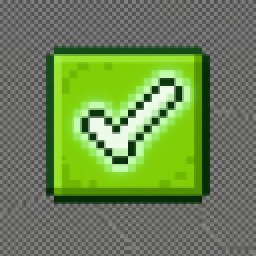
#> input picture assets/ui/feedback/chip-correct.png, 128 x 128 px (shown 2 times larger)
$ python remove_feedback_asset_backgrounds.py
#> lines starting #> are read from the running program, lines starting #| are printed output that depends on the picture
#> in main, image is the input picture: PIL image 128x128 RGBA; mean R, G, B, A 108.4, 132.6, 82.9, 255
#!/usr/bin/env python3
from __future__ import annotations

from collections import deque
from pathlib import Path

from PIL import Image


TARGET_DIR = Path(__file__).resolve().parents[1] / "assets" / "ui" / "feedback"


def is_bg_pixel(px: tuple[int, int, int, int]) -> bool:
    r, g, b, a = px
    if a == 0:
        return True
    brightness = (r + g + b) / 3
    spread = max(r, g, b) - min(r, g, b)
    is_light_bg = brightness >= 210 and spread <= 45
    is_gray_checker = 40 <= brightness <= 190 and spread <= 22
    return is_light_bg or is_gray_checker


def remove_edge_connected_background(image: Image.Image) -> tuple[Image.Image, int]:
    rgba = image.convert("RGBA")
    width, height = rgba.size
#> width = 128; height = 128
    pixels = rgba.load()
    visited = [[False] * height for _ in range(width)]
    queue: deque[tuple[int, int]] = deque()

    def try_seed(x: int, y: int) -> None:
        if visited[x][y]:
            return
        visited[x][y] = True
        if is_bg_pixel(pixels[x, y]):
            queue.append((x, y))

    for x in range(width):
        try_seed(x, 0)
        try_seed(x, height - 1)
    for y in range(height):
        try_seed(0, y)
        try_seed(width - 1, y)

    removed = 0
    while queue:
        x, y = queue.popleft()
        r, g, b, a = pixels[x, y]
        if a != 0:
            pixels[x, y] = (r, g, b, 0)
            removed += 1
        for nx, ny in ((x - 1, y), (x + 1, y), (x, y - 1), (x, y + 1)):
            if 0 <= nx < width and 0 <= ny < height and not visited[nx][ny]:
                visited[nx][ny] = True
                if is_bg_pixel(pixels[nx, ny]):
                    queue.append((nx, ny))

    return rgba, removed


def main() -> None:
    changed = 0
    for path in sorted(TARGET_DIR.glob("*.png")):
        image = Image.open(path)
        processed, removed = remove_edge_connected_background(image)
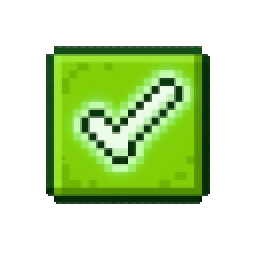
#> processed: PIL image 128x128 RGBA (shown 2 times larger); mean R, G, B, A 108.4, 132.6, 82.9, 99.7; transparent parts drawn white
        if removed > 0:
            processed.save(path)
            changed += 1
            print(f"cleaned {path.name}: removed={removed}")
#| cleaned chip-correct.png: removed=9975
    print(f"changed={changed}")


if __name__ == "__main__":
    main()
